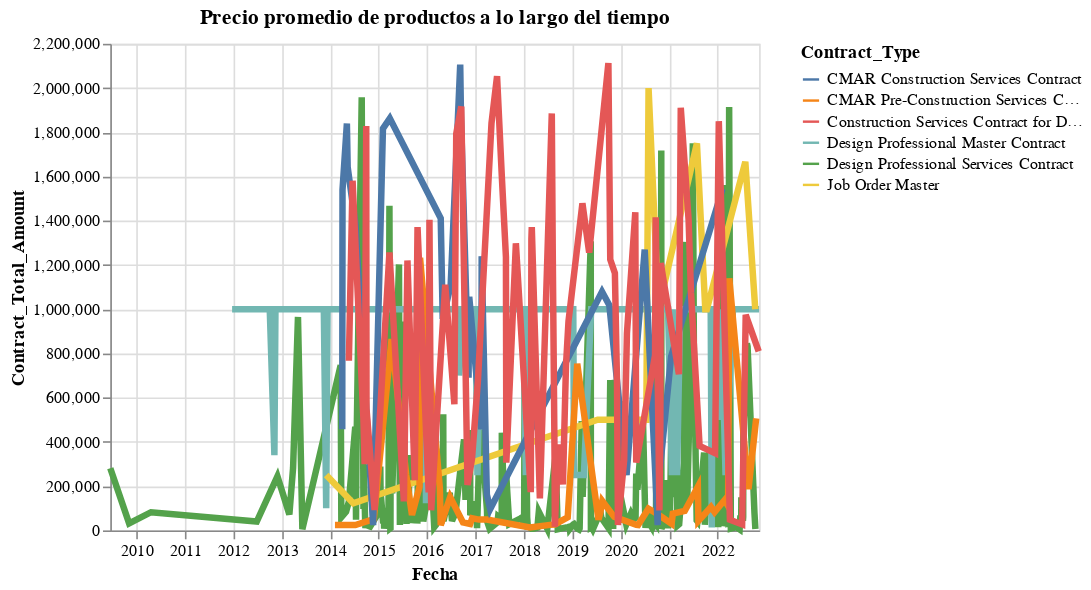

Write notebook code for a chart like this one.
### Code cell
# Gráfica integrada
plot = alt.Chart(source_time).mark_line(size = 4).encode(
    alt.X('Signed_date:T', title="Fecha"),
    alt.Y('Contract_Total_Amount:Q', title="Contract_Total_Amount"),
    alt.Color('Contract_Type:N', title="Contract_Type")).properties(title="Precio promedio de productos a lo largo del tiempo",
                width=400, height=300
    )
plot

### Figure 1 — Vega-Lite specification as saved in the notebook (floating-point values rounded to 4 significant figures; data arrays with more than 128 entries replaced by an {"elided": "..."} marker saying what was removed)
{"$schema": "https://vega.github.io/schema/vega-lite/v5.14.1.json", "config": {"view": {"continuousHeight": 300, "continuousWidth": 300}}, "data": {"name": "data-73233c47f0a18284b1ed00cfd0ebeffe"}, "datasets": {"data-73233c47f0a18284b1ed00cfd0ebeffe": {"elided": "485 records"}}, "encoding": {"color": {"field": "Contract_Type", "title": "Contract_Type", "type": "nominal"}, "x": {"field": "Signed_date", "title": "Fecha", "type": "temporal"}, "y": {"field": "Contract_Total_Amount", "title": "Contract_Total_Amount", "type": "quantitative"}}, "height": 300, "mark": {"size": 4, "type": "line"}, "title": "Precio promedio de productos a lo largo del tiempo", "width": 400}
